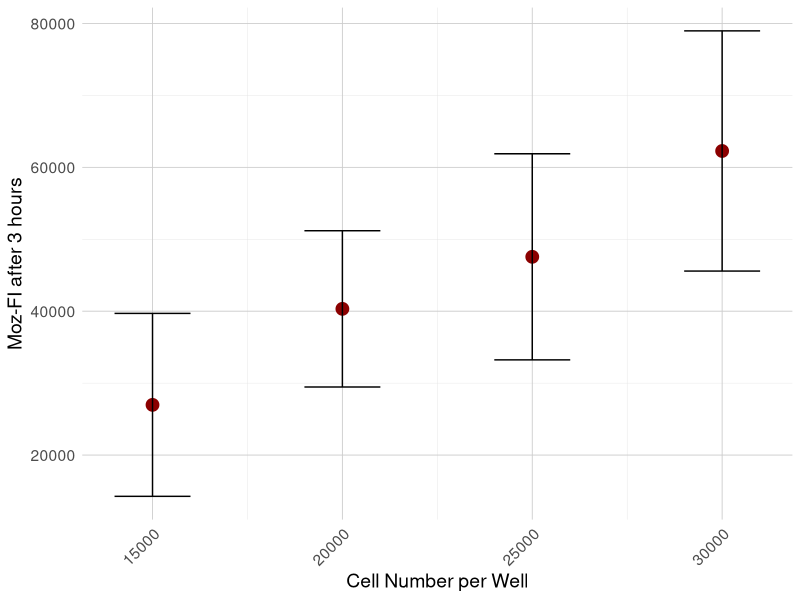

Recreate this plot in R.
# Pakete laden
library(readxl)
library(dplyr)
library(tidyr)
library(ggplot2)
library(patchwork)

number <- c(15000,	20000,	25000, 30000)
avgFI <- c(26978.75, 40327.5,  47564,  62277.5)
SD <- c(12716.44173,  10863.00373,  14325.4516, 16698.08857)

# Data Frame erstellen
df <- data.frame(
  number = number,
  avgFI = avgFI,
  SD = SD
)

# Plot
ggplot(df, aes(x = number, y = avgFI)) +
  geom_point(color = "darkred", size = 4) +
  geom_errorbar(aes(ymin = avgFI - SD, ymax = avgFI + SD),
                width = 2000, color = "black") +
  labs(
    x = "Cell Number per Well",
    y = "Moz-FI after 3 hours"
  ) +
  theme_minimal() +
  theme(
    text = element_text(size = 14),
    axis.text.x = element_text(angle = 45, hjust = 1),
    panel.grid.major = element_line(color = "gray80", linewidth = 0.3),
    panel.grid.minor = element_line(color = "gray90", linewidth = 0.15)
  )
